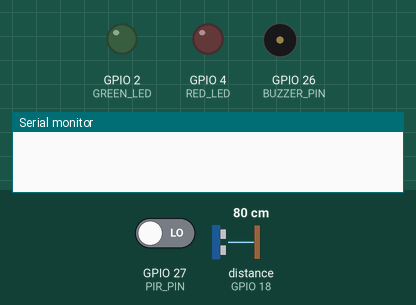
Simulated run of this sketch. Board: ESP32. Parts: output pins drawn as LEDs (lit = HIGH), buzzer (waves = sounding, pin HIGH), the last lines printed to the serial monitor. The inputs (shaded band) are chosen by the test bench; at power-on: GPIO 27 (PIR_PIN) LOW, distance to the obstacle (sensor on GPIO 18) 80 cm. The echo pulse lasts 58.3 µs per cm; pins used as bus, display or sensor lines are not drawn.

Above: at 0.0 s.
At 31.1 s:
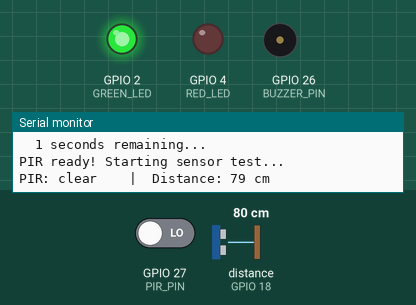
Timing chart, 0 to 32.6 s (numbered marks = the images above):
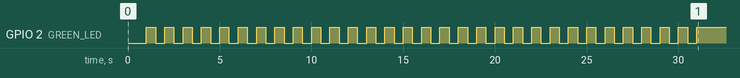

The sketch:

Test1_Sensors.ino
```cpp
// TEST 1: PIR Motion Sensor + Ultrasonic Distance Sensor
// Open Serial Monitor at 115200 baud to see output
// Walk in front of the PIR and move your hand in front of the ultrasonic sensor

#include <Arduino.h>

#define PIR_PIN    27
#define TRIG_PIN    5
#define ECHO_PIN   18
#define GREEN_LED   2
#define RED_LED     4
#define BUZZER_PIN 26

long readDistance() {
    digitalWrite(TRIG_PIN, LOW);
    delayMicroseconds(2);
    digitalWrite(TRIG_PIN, HIGH);
    delayMicroseconds(10);
    digitalWrite(TRIG_PIN, LOW);

    long duration = pulseIn(ECHO_PIN, HIGH, 30000); // 30ms timeout
    if (duration == 0) return -1; // no echo
    return duration * 0.034 / 2.0;
}

void setup() {
    Serial.begin(115200);
    delay(1000);

    pinMode(PIR_PIN, INPUT);
    pinMode(TRIG_PIN, OUTPUT);
    pinMode(ECHO_PIN, INPUT);
    pinMode(GREEN_LED, OUTPUT);
    pinMode(RED_LED, OUTPUT);
    pinMode(BUZZER_PIN, OUTPUT);

    Serial.println("=== TEST 1: Sensors ===");
    Serial.println("Waiting 30 seconds for PIR to warm up...");
    Serial.println("(PIR needs time to stabilize)");

    // Blink green LED during warmup
    for (int i = 30; i > 0; i--) {
        Serial.printf("  %d seconds remaining...\n", i);
        digitalWrite(GREEN_LED, HIGH);
        delay(500);
        digitalWrite(GREEN_LED, LOW);
        delay(500);
    }

    Serial.println("PIR ready! Starting sensor test...\n");
    digitalWrite(GREEN_LED, HIGH); // solid green = ready
}

void loop() {
    // Read PIR
    int motion = digitalRead(PIR_PIN);

    // Read ultrasonic
    long distance = readDistance();

    // Display results
    Serial.printf("PIR: %s  |  Distance: ", motion ? "MOTION!" : "clear  ");
    if (distance < 0) {
        Serial.println("no echo");
    } else {
        Serial.printf("%ld cm\n", distance);
    }

    // LED indicators
    if (motion) {
        digitalWrite(RED_LED, HIGH);
        digitalWrite(BUZZER_PIN, HIGH);
        delay(50);
        digitalWrite(BUZZER_PIN, LOW);
    } else {
        digitalWrite(RED_LED, LOW);
    }

    delay(300);
}
```
